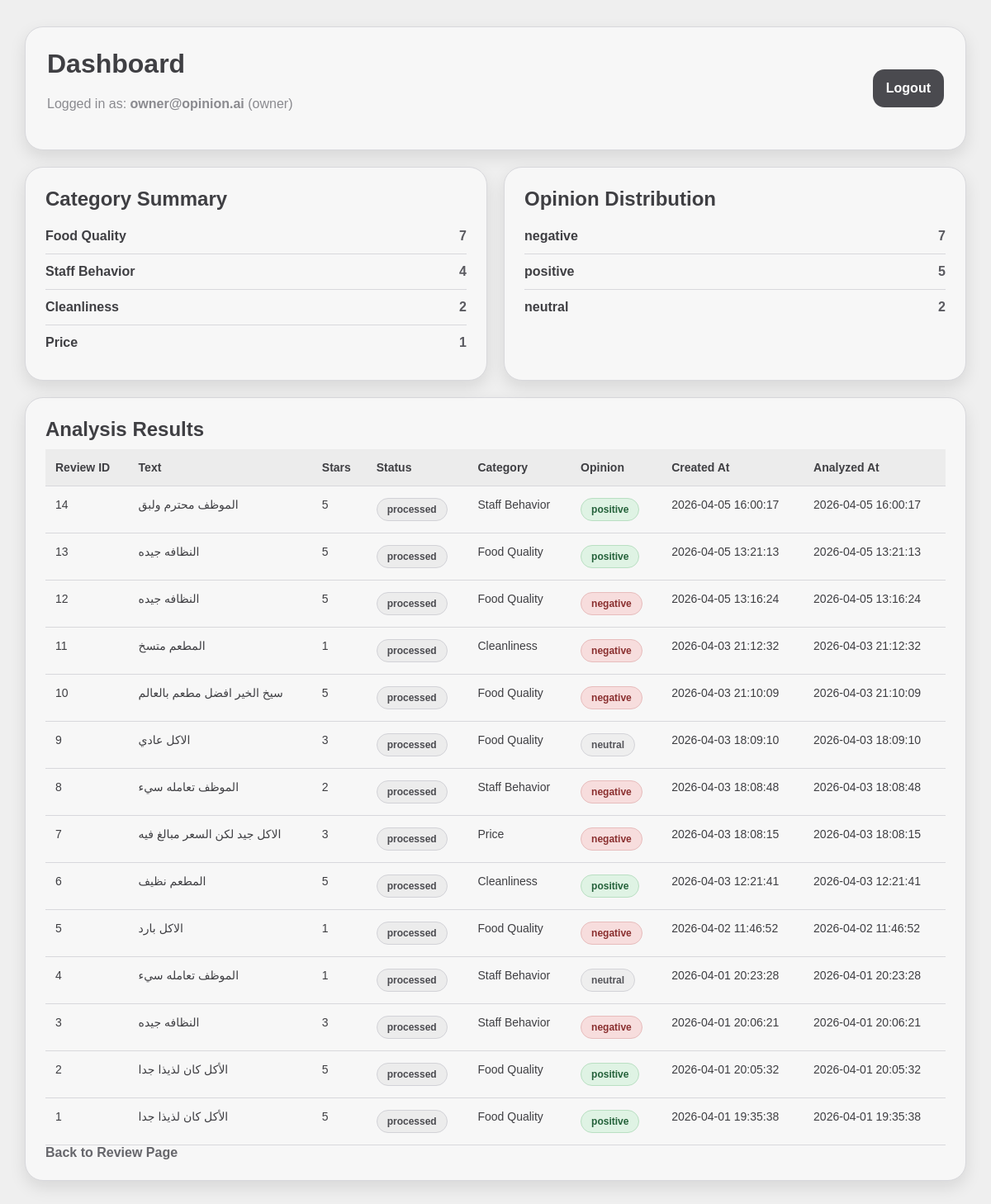
The app's page /dashboard (signed in) with its own data.
### tables this page shows
CREATE TABLE categories (
    id INTEGER PRIMARY KEY AUTOINCREMENT,
    name TEXT NOT NULL UNIQUE
);

CREATE TABLE review_analysis (
    id INTEGER PRIMARY KEY AUTOINCREMENT,
    review_id INTEGER NOT NULL UNIQUE,
    category_id INTEGER NOT NULL,
    opinion TEXT NOT NULL CHECK (opinion IN ('positive', 'neutral', 'negative')),
    analyzed_at TEXT NOT NULL DEFAULT CURRENT_TIMESTAMP,
    FOREIGN KEY (review_id) REFERENCES reviews(id) ON DELETE CASCADE,
    FOREIGN KEY (category_id) REFERENCES categories(id)
);

CREATE TABLE reviews (
    id INTEGER PRIMARY KEY AUTOINCREMENT,
    text TEXT NOT NULL,
    stars INTEGER NOT NULL CHECK (stars BETWEEN 1 AND 5),
    status TEXT NOT NULL CHECK (status IN ('queued', 'processed')),
    created_at TEXT NOT NULL DEFAULT CURRENT_TIMESTAMP
);

### app.py (the view)
@app.route("/dashboard")
def dashboard():
    if not is_logged_in():
        flash("Please log in first.", "error")
        return redirect(url_for("login"))
    category_summary = get_category_summary()
    opinion_distribution = get_opinion_distribution()
    results = get_all_analysis_results()
    return render_template(
        "dashboard.html",
        category_summary=category_summary,
        opinion_distribution=opinion_distribution,
        results=results,
        user_email=session.get("user_email"),
        user_type=session.get("user_type"),
    )

### app.py (called while the page is built)
def is_logged_in():
    return "user_id" in session

### db.py (called while the page is built)
def get_db_connection():
    conn = sqlite3.connect(db_path)
    conn.row_factory = sqlite3.Row
    conn.execute("PRAGMA foreign_keys = ON;")
    return conn

def get_category_summary():
    conn = get_db_connection()
    cursor = conn.cursor()
    cursor.execute(
        """
        SELECT c.name AS category_name, COUNT(*) AS total
        FROM review_analysis ra
        JOIN categories c ON ra.category_id = c.id
        GROUP BY c.name
        ORDER BY total DESC
        """
    )
    results = cursor.fetchall()
    conn.close()
    return results

def get_opinion_distribution():
    conn = get_db_connection()
    cursor = conn.cursor()
    cursor.execute(
        """
        SELECT opinion, COUNT(*) AS total
        FROM review_analysis
        GROUP BY opinion
        ORDER BY total DESC
        """
    )
    results = cursor.fetchall()
    conn.close()
    return results

def get_all_analysis_results():
    conn = get_db_connection()
    cursor = conn.cursor()
    cursor.execute(
        """
        SELECT
            r.id AS review_id,
            r.text,
            r.stars,
            r.status,
            r.created_at,
            c.name AS category_name,
            ra.opinion,
            ra.analyzed_at
        FROM reviews r
        JOIN review_analysis ra ON r.id = ra.review_id
        JOIN categories c ON ra.category_id = c.id
        ORDER BY r.created_at DESC
        """
    )
    results = cursor.fetchall()
    conn.close()
    return results

### templates/dashboard.html (shortened to what this page needs)
<!DOCTYPE html>
<html lang="en">
<head>
    <link rel="stylesheet" href="{{ url_for('static', filename='style.css') }}">
</head>
<body>
    <div class="page-container">
        <div class="card dashboard-header">
            <div class="dashboard-topbar">
                <div>
                    <h1>Dashboard</h1>
                    <p>
                        Logged in as: <strong>{{ user_email }}</strong>
                        ({{ user_type }})
                    </p>
                </div>
                <form action="{{ url_for('logout') }}" method="POST">
                    <button class="btn-danger" type="submit">Logout</button>
                </form>
            </div>
        </div>
        <div class="summary-grid">
            <div class="card summary-card">
                <h2 class="section-title">Category Summary</h2>
                {% if category_summary %}
                    <ul class="summary-list">
                        {% for row in category_summary %}
                            <li>
                                <span class="summary-key">{{ row["category_name"] }}</span>
                                <span class="summary-value">{{ row["total"] }}</span>
                            </li>
                        {% endfor %}
                    </ul>
                {% else %}
                    <p class="empty-message">No category data available yet.</p>
                {% endif %}
            </div>
            <div class="card summary-card">
                <h2 class="section-title">Opinion Distribution</h2>
                {% if opinion_distribution %}
                    <ul class="summary-list">
                        {% for row in opinion_distribution %}
                            <li>
                                <span class="summary-key">{{ row["opinion"] }}</span>
                                <span class="summary-value">{{ row["total"] }}</span>
                            </li>
                        {% endfor %}
                    </ul>
                {% else %}
                    <p class="empty-message">No opinion data available yet.</p>
                {% endif %}
            </div>
        </div>
        <div class="card table-card">
            <h2>Analysis Results</h2>
            {% if results %}
                <table>
                    <thead>
                        <tr>
                            <th>Review ID</th>
                            <th>Text</th>
                            <th>Stars</th>
                            <th>Status</th>
                            <th>Category</th>
                            <th>Opinion</th>
                            <th>Created At</th>
                            <th>Analyzed At</th>
                        </tr>
                    </thead>
                    <tbody>
                        {% for row in results %}
                            <tr>
                                <td>{{ row["review_id"] }}</td>
                                <td>{{ row["text"] }}</td>
                                <td>{{ row["stars"] }}</td>
                                <td>
                                    <span class="badge badge-status">
                                        {{ row["status"] }}
                                    </span>
                                </td>
                                <td>{{ row["category_name"] }}</td>
                                <td>
                                    <span class="badge badge-{{ row['opinion'] }}">
                                        {{ row["opinion"] }}
                                    </span>
                                </td>
                                <td>{{ row["created_at"] }}</td>
                                <td>{{ row["analyzed_at"] }}</td>
                            </tr>
                        {% endfor %}
                    </tbody>
                </table>
            {% else %}
                <p class="empty-message">No analysis results available yet.</p>
            {% endif %}
            <a class="inline-link" href="{{ url_for('home') }}">Back to Review Page</a>
        </div>
    </div>
</body>
</html>

### static/style.css (style rules this page uses)
:root { --bg: #efefef; --surface: #f7f7f7; --surface-2: #f0f0f0; --text: #3f3f43; --muted: #8a8a8f; --border: #d8d8dc; --primary: #4a4a4f; --primary-dark: #3f3f43; --danger: #4a4a4f; --danger-dark: #3f3f43; --success-bg: #ececec; --success-text: #4b4b50; --error-bg: #ececec; --error-text: #4b4b50; --shadow: 0 8px 20px rgba(0, 0, 0, 0.10); --radius: 22px; }
* { box-sizing: border-box; }
html, body { margin: 0; padding: 0; }
body { font-family: Arial, sans-serif; background: var(--bg); color: var(--text); min-height: 100vh; }
.page-container { width: min(95%, 1180px); margin: 32px auto; }
.card { background: var(--surface); border: 1px solid var(--border); border-radius: var(--radius); box-shadow: var(--shadow); }
.form-panel h1, .info-panel h2, .section-title, .dashboard-header h1, .table-card h2 { margin-top: 0; margin-bottom: 10px; color: var(--text); font-weight: 700; }
.form-panel p, .info-panel p, .dashboard-header p, .muted, .empty-message { color: var(--muted); line-height: 1.7; }
input, textarea, select, button { width: 100%; font-size: 16px; border-radius: 14px; }
button { border: none; padding: 14px 16px; cursor: pointer; font-weight: 700; transition: 0.2s ease; }
.btn-primary, .btn-danger { background: var(--primary); color: #ffffff; }
.inline-link { color: #66666b; text-decoration: none; font-weight: 700; }
.dashboard-header { padding: 26px; margin-bottom: 20px; }
.dashboard-topbar { display: flex; justify-content: space-between; align-items: center; gap: 16px; flex-wrap: wrap; }
.summary-grid { display: grid; grid-template-columns: repeat(auto-fit, minmax(280px, 1fr)); gap: 20px; margin-bottom: 20px; }
.summary-card { padding: 24px; }
.summary-list { list-style: none; padding: 0; margin: 0; }
.summary-list li { display: flex; justify-content: space-between; gap: 12px; padding: 12px 0; border-bottom: 1px solid var(--border); }
.summary-list li:last-child { border-bottom: none; }
.summary-key { font-weight: 700; color: var(--text); }
.summary-value { color: #5a5a60; font-weight: 700; }
.table-card { padding: 24px; overflow-x: auto; }
table { width: 100%; border-collapse: collapse; min-width: 950px; background: transparent; }
thead th { background: #ececec; color: var(--text); font-size: 14px; text-align: left; padding: 14px 12px; border-bottom: 1px solid var(--border); }
tbody td { padding: 14px 12px; border-bottom: 1px solid var(--border); vertical-align: top; font-size: 14px; color: var(--text); }
.badge { display: inline-block; padding: 6px 12px; border-radius: 999px; font-size: 12px; font-weight: 700; white-space: nowrap; border: 1px solid transparent; }
.badge-status { background: #ececec; color: #4b4b50; border-color: #d2d2d7; }
.badge-positive { background: #dff3e4; color: #24613a; border-color: #b9dfc2; }
.badge-neutral { background: #eeeeee; color: #55555a; border-color: #d3d3d8; }
.badge-negative { background: #f7dddd; color: #8a2f2f; border-color: #e7bcbc; }

### records on screen
categories: category_name "Food Quality", total "7"
categories: category_name "Staff Behavior", total "4"
categories: category_name "Cleanliness", total "2"
categories: category_name "Price", total "1"
review_analysis: opinion "negative", total "7", review_id "7", text "الاكل جيد لكن السعر مبالغ فيه", stars "3", status "processed", category_name "Price", created_at "2026-04-03 18:08:15", analyzed_at "2026-04-03 18:08:15"
review_analysis: review_id "14", text "الموظف محترم ولبق", stars "5", status "processed", category_name "Staff Behavior", opinion "positive", created_at "2026-04-05 16:00:17", analyzed_at "2026-04-05 16:00:17"
review_analysis: review_id "13", text "النظافه جيده", stars "5", status "processed", category_name "Food Quality", opinion "positive", created_at "2026-04-05 13:21:13", analyzed_at "2026-04-05 13:21:13"
review_analysis: review_id "12", text "النظافه جيده", stars "5", status "processed", category_name "Food Quality", opinion "negative", created_at "2026-04-05 13:16:24", analyzed_at "2026-04-05 13:16:24"
review_analysis: review_id "11", text "المطعم متسخ", stars "1", status "processed", category_name "Cleanliness", opinion "negative", created_at "2026-04-03 21:12:32", analyzed_at "2026-04-03 21:12:32"
review_analysis: review_id "10", text "سيخ الخير افضل مطعم بالعالم", stars "5", status "processed", category_name "Food Quality", opinion "negative", created_at "2026-04-03 21:10:09", analyzed_at "2026-04-03 21:10:09"
review_analysis: review_id "9", text "الاكل عادي", stars "3", status "processed", category_name "Food Quality", opinion "neutral", created_at "2026-04-03 18:09:10", analyzed_at "2026-04-03 18:09:10"
review_analysis: review_id "8", text "الموظف تعامله سيء", stars "2", status "processed", category_name "Staff Behavior", opinion "negative", created_at "2026-04-03 18:08:48", analyzed_at "2026-04-03 18:08:48"
review_analysis: review_id "6", text "المطعم نظيف", stars "5", status "processed", category_name "Cleanliness", opinion "positive", created_at "2026-04-03 12:21:41", analyzed_at "2026-04-03 12:21:41"
review_analysis: review_id "5", text "الاكل بارد", stars "1", status "processed", category_name "Food Quality", opinion "negative", created_at "2026-04-02 11:46:52", analyzed_at "2026-04-02 11:46:52"
review_analysis: review_id "4", text "الموظف تعامله سيء", stars "1", status "processed", category_name "Staff Behavior", opinion "neutral", created_at "2026-04-01 20:23:28", analyzed_at "2026-04-01 20:23:28"
review_analysis: review_id "3", text "النظافه جيده", stars "3", status "processed", category_name "Staff Behavior", opinion "negative", created_at "2026-04-01 20:06:21", analyzed_at "2026-04-01 20:06:21"
review_analysis: review_id "2", text "الأكل كان لذيذا جدا", stars "5", status "processed", category_name "Food Quality", opinion "positive", created_at "2026-04-01 20:05:32", analyzed_at "2026-04-01 20:05:32"
review_analysis: review_id "1", text "الأكل كان لذيذا جدا", stars "5", status "processed", category_name "Food Quality", opinion "positive", created_at "2026-04-01 19:35:38", analyzed_at "2026-04-01 19:35:38"

### other values on screen
{{ user_email }} "owner@opinion.ai"
{{ user_type }} "owner"
{{ row["opinion"] }} "positive" "neutral"
{{ row["total"] }} "5" "2"
